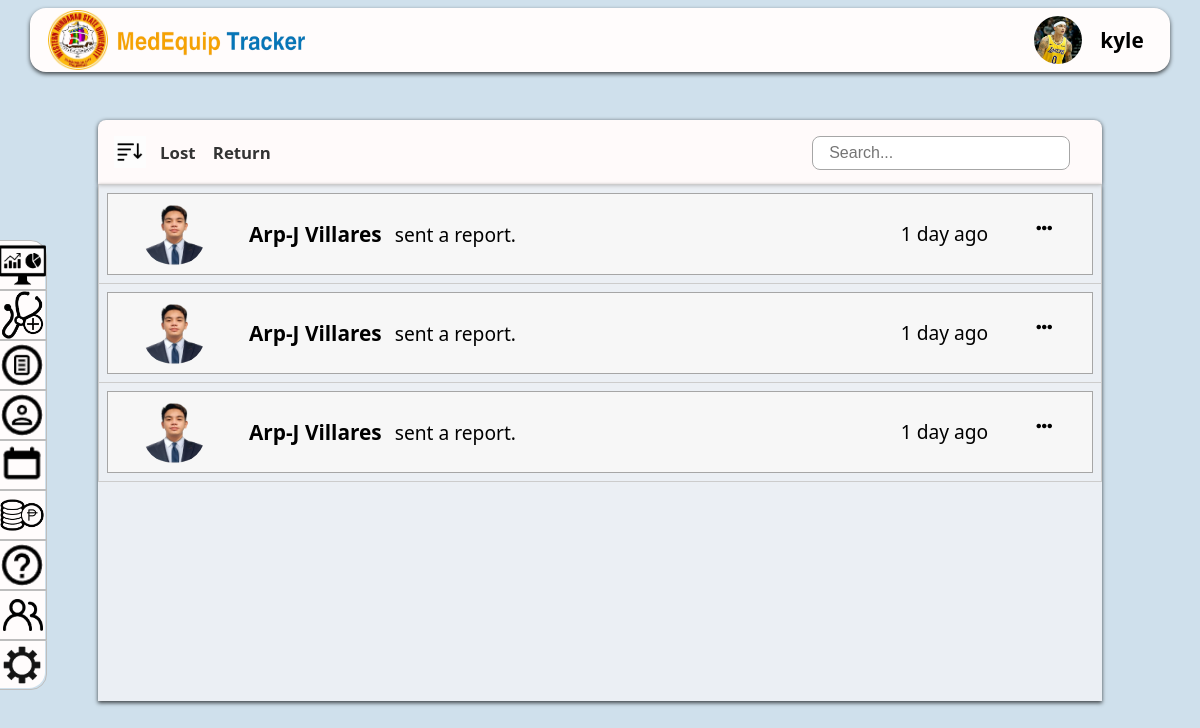
The app's page /admin panel/reportList.php?id=1 (signed in) with its own data.
### tables this page shows
CREATE TABLE `users` (
  `id` int(11) NOT NULL,
  `fullname` varchar(255) NOT NULL,
  `email` varchar(255) NOT NULL,
  `password` varchar(255) NOT NULL,
  `role` enum('admin','user','anonymous') NOT NULL DEFAULT 'anonymous',
  `contact` varchar(15) DEFAULT NULL,
  `department` varchar(255) DEFAULT NULL,
  `profile_img` varchar(255) DEFAULT NULL,
  `username` varchar(255) DEFAULT NULL,
  `gender` varchar(10) DEFAULT NULL,
  `address` varchar(100) DEFAULT NULL
);

CREATE TABLE `unit_report` (
  `report_ID` int(11) NOT NULL,
  `equipment_ID` int(11) DEFAULT NULL,
  `user_ID` int(11) DEFAULT NULL,
  `unit_ID` varchar(50) DEFAULT NULL,
  `unit_handler` varchar(255) DEFAULT NULL,
  `report_issue` varchar(255) DEFAULT NULL,
  `problem_desc` text DEFAULT NULL,
  `timestamp` timestamp NOT NULL DEFAULT current_timestamp(),
  `status` varchar(255) NOT NULL DEFAULT 'You have sent a report.'
);

### functions/header.php (called while the page is built)
<?php
include_once "../dbConfig/dbconnect.php";
$userID = isset($_GET['id']) ? $_GET['id'] : null;
function getUserInfo($conn, $userID) {
    $sql = "SELECT * FROM users WHERE id = '$userID'";
    $result = $conn->query($sql);
    if ($result && $result->num_rows > 0) {
        return $result->fetch_assoc();
    } else {
        return null;
    }
}
$userInfo = getUserInfo($conn, $userID);
?>

### admin panel/reportList.php (the view, shortened to what this page needs)
<?php
include_once '../dbConfig/dbconnect.php';
include_once '../functions/header.php';
?>
<!DOCTYPE html>
<html lang="en">
<head>
    <link rel="stylesheet" href="https://cdnjs.cloudflare.com/ajax/libs/font-awesome/5.15.3/css/all.min.css">
    <link rel="stylesheet" href="../assets/css/index.css">
    <link rel="stylesheet" href="../assets/css/reportList.css">
    <link rel="stylesheet" href="../assets/css/sidebarShow.css">
</head>
<body style="overflow: hidden;">
    <div class="container1">
        <div class="headerContainer">
            <div class="subHeaderContainer">
                <div class="imageContainer">
                    <div class="subImageContainer">
                        <img class="image" src="../assets/img/medLogo.png" alt="">
                    </div>
                    <div class="nameContainer">
                        <img src="../assets/img/system-name.png" alt="">
                    </div>
                </div>
                <div class="profileContainer">
                    <div class="subProfileContainer" id="profileContainer">
                        <?php
                            if (!empty($userInfo['profile_img'])) {
                                echo '<img class="headerImg" src="../uploads/' . $userInfo['profile_img'] . '" alt="Profile Image">';
                            } else {
                                echo '<img class="headerImg" src="../assets/img/person-circle.png" alt="Mountain Placeholder">';
                            }
                        ?>
                        </div>
                        <div class="subProfileContainer">
                            <p class="adminName"><?php echo $userInfo['username'] ?? ''; ?></p>
                        </div>
                    </div>
                </div>
            <?php include('sidebar.php'); ?>
        </div>
        <div class="container" id="reportCotainer">
           <div class="filterContainer" style="height: 4rem;">
                <div class="subFilterContainer">
                    <div class="sortContainer">
                        <img class="sort" src="../assets/img/th (2).jpg" alt="">
                    </div>
                    <div class="filter" onclick="changeColor(this)">
                        <p class="year">Lost</p>
                    </div>
                    <div class="filter" onclick="changeColor(this)">
                        <p class="year">Return</p>
                    </div>
                    <div class="searchCon">
                        <input class="search" type="text" id="searchInput" placeholder="Search..." oninput="liveSearch()">
                    </div>
                </div>
           </div>
           <div class="tableContainer">
                <table>
                    <tbody>
                        <tr>
                        <?php
                            include_once '../dbConfig/dbconnect.php';
                            include_once '../functions/header.php';
                            $query = "SELECT report_ID, timestamp, user_ID FROM unit_report ORDER BY timestamp DESC";
                            $result = mysqli_query($conn, $query);
                            $prevTimestamp = null;
                            $userID = null;
                            while ($row = mysqli_fetch_assoc($result)) {
                                $report_ID = $row['report_ID'];
                                $timestamp = strtotime($row['timestamp']);
                                $currentUserID = $row['user_ID'];
                                $userQuery = "SELECT fullname, profile_img FROM users WHERE id = '$currentUserID'";
                                $userResult = mysqli_query($conn, $userQuery);
                                $userData = mysqli_fetch_assoc($userResult);
                                $fullName = $userData['fullname'];
                                $image = $userData['profile_img'];
                                $timeDiff = time() - $timestamp;
                                $intervals = array(
                                    31536000 => 'year',
                                    2592000 => 'month',
                                    604800 => 'week',
                                    86400 => 'day',
                                    3600 => 'hour',
                                    60 => 'minute',
                                    1 => 'second'
                                );
                                $timeAgo = '';
                                foreach ($intervals as $secs => $str) {
                                    $d = $timeDiff / $secs;
                                    if ($d >= 1) {
                                        $r = round($d);
                                        $timeAgo = $r . ' ' . $str . ($r > 1 ? 's' : '') . ' ago';
                                        break;
                                    }
                                }
                                if ($timestamp != $prevTimestamp) {
                                    if ($prevTimestamp !== null) {
                                        echo "</a></div></td></tr>";
                                    }
                                    echo "<tr><td><div class='list'>";
                                    echo "<div class='sender-img'>
                                            <img src='../uploads/" . ($image ? $image : 'placeholder.jpg') . "' alt='Profile Image'>
                                        </div>
                                        <a href='approveReport.php?report_ID={$report_ID}&user_ID={$currentUserID}&timestamp={$timestamp}&id={$userID}' style='width: 100%;'>
                                            <div class='label' style='display: flex;'>
                                                <p class='left-text'><span>$fullName</span> sent a report.</p>
                                                <div class='right-text'>
                                                    <p class='time'>$timeAgo</p>
                                                    <i class='fas fa-ellipsis-h'></i>
                                                </div>
                                            </div>
                                        </a>";
                                    $userID = $currentUserID;
                                    $prevTimestamp = $timestamp;
                                }
                            }
                            if ($prevTimestamp !== null) {
                                echo "</a></div></td></tr>";
                            }
                        ?>
                        </tr>
                    </tbody>
                </table>
           </div>
        </div>
    </div>
</body>
</html>

### assets/css/index.css (style rules this page uses)
* { margin: 0; padding: 0; }
body { background: rgb(207, 224, 236); font-family: system-ui, -apple-system; }
.headerContainer { height: 5rem; width: 100%; display: flex; justify-content: center; align-items: center; }
.subHeaderContainer { height: 4rem; width: 93%; border-radius: 1rem; backdrop-filter: blur(1rem); background-color: rgb(255,252,252); display: flex; flex-direction: row; justify-content: space-between; box-shadow: 0 2px 4px rgba(0, 0, 0, 0.7); }
.imageContainer { height: 100%; width: 12rem; display: flex; flex-direction: row; }
.subImageContainer { height: 100%; width: 3rem; margin-left: 1rem; display: flex; justify-content: center; align-items: center; }
.nameContainer { margin-left: 0.3rem; }
.nameContainer img { width: 14rem; height: 2.5rem; display: none; }
.profileContainer { height: 100%; width: 12rem; display: flex; flex-direction: row; justify-content: right; cursor: pointer; }
.subProfileContainer { height: 100%; width: 4rem; display: flex; justify-content: center; align-items: center; }
.headerImg { border-radius: 5rem; width: 3rem; height: 3rem; }
.profileContainer p { font-size: 1.3rem; }
.image { height: 3.7rem; }
.adminName, .userName { display: none; }
.container { height: 91vh; display: flex; flex-direction: column; align-items: center; }
.filterContainer { height: 3rem; width: 100%; margin-top: 1rem; display: flex; justify-content: center; align-items: center; }
.subFilterContainer { height: 100%; width: 93%; background-color: snow; border-radius: 0.5rem 0.5rem 0rem 0rem; overflow-y: auto; display: flex; flex-direction: row; box-shadow: 0 1px 4px rgba(0, 0, 0, 0.7); }
.sortContainer { height: 100%; width: 2rem; display: flex; justify-content: center; align-items: center; cursor: pointer; }
.sort { height: 2rem; }
.filter { height: 100%; width: 4rem; display: flex; justify-content: center; align-items: center; cursor: pointer; color: #333; }
.year { font-size: 1.05rem; font-weight: bold; }
.tableContainer { height: 70%; width: 93%; background-color: rgba(255, 250, 250, 0.582); overflow-x: auto; box-shadow: 0 2px 4px rgba(0, 0, 0, 0.7); }
@media only screen and (min-width: 1025px) and (max-width: 1440px) { .subHeaderContainer { width: 95%; display: flex; justify-content: space-between; } }
@media only screen and (min-width: 1025px) and (max-width: 1440px) { .adminName, .userName { display: block; } }
@media only screen and (min-width: 1025px) and (max-width: 1440px) { .nameContainer img { justify-content: center; align-items: center; width: 12rem; font-size: 1.3rem; display: block; } }
@media only screen and (min-width: 1025px) and (max-width: 1440px) { .nameContainer { display: block; margin-top: 0.9rem; } }
@media only screen and (min-width: 1025px) and (max-width: 1440px) { .adminName, .userName { font-weight: bold; font-size: 1.5rem; } }
@media only screen and (min-width: 1025px) and (max-width: 1440px) { .profileContainer { padding-right: 1rem; } }
@media only screen and (min-width: 1025px) and (max-width: 1440px) { .imageContainer { width: 18rem; } }
@media only screen and (min-width: 1025px) and (max-width: 1440px) { .subImageContainer { width: 4rem; } }
@media only screen and (min-width: 1025px) and (max-width: 1440px) { .tableContainer { height: 71%; width: 93%; background-color: rgba(255, 250, 250, 0.582); overflow-x: auto; } }
@media only screen and (min-width: 1025px) and (max-width: 1440px) { table { border-collapse: collapse; text-align: center; width: 100%; } }
@media only screen and (min-width: 1025px) and (max-width: 1440px) { th, td { border: solid #ccc 0.2px; height: 2.5rem; padding: 0.5rem; justify-content: center; align-items: center; font-size: 1.05rem; } }

### assets/css/sidebarShow.css (style rules this page uses)
a { text-decoration: none; color: #000; }
a p { margin-left: 0.5rem; }

### records on screen
users: profile_img (picture), username "kyle"
unit_report: user_ID.profile_img (picture), user_ID.fullname "Arp-J Villares", timestamp "1 day ago"
unit_report: user_ID.profile_img (picture), user_ID.fullname "Arp-J Villares", timestamp "1 day ago"
unit_report: user_ID.profile_img (picture), user_ID.fullname "Arp-J Villares", timestamp "1 day ago"
